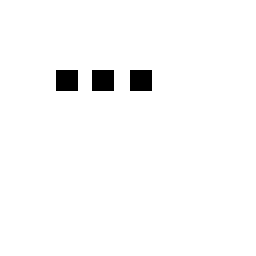
#> input picture model/karetestmalzemesi.png, 256 x 256 px
$ python sobel_golden_model.py
#> lines starting #> are read from the running program, lines starting #| are printed output that depends on the picture; after the words box and inside, x2 and y2 are one past the last pixel; in counts of white or black regions, pixels touching at a corner belong together
"""
FPGA Sobel Edge Detection - Golden Model
========================================
Software reference model for VHDL-based FPGA hardware accelerator.
Implements Sobel edge detection algorithm with hardware-friendly optimizations.

Author: Batuhan Kirtac
"""

import numpy as np
import cv2
import math


def sobel_golden_model(input_image_path, output_true_magnitude_path,
                       output_hardware_friendly_path, original_pixels_path,
                       hardware_pixels_path):
    """
    Apply Sobel edge detection using hardware-simulating approach.

    Args:
        input_image_path: Path to input grayscale image
        output_true_magnitude_path: Path for true magnitude output image
        output_hardware_friendly_path: Path for hardware-friendly output image
        original_pixels_path: Path for original pixels text file
        hardware_pixels_path: Path for hardware pixels text file

    Returns:
        tuple: (true_magnitude_output, hardware_friendly_output)
    """
#> called with input_image_path = 'karetestmalzemesi.png', output_true_magnitude_path = 'true_magnitude_output.jpg', output_hardware_friendly_path = 'hardware_friendly_output.jpg', original_pixels_path = 'original_pixels.txt', hardware_pixels_path = 'hardware_pixels.txt'
    try:
        img = cv2.imread(input_image_path, cv2.IMREAD_GRAYSCALE)
#> img: shape (256, 256); 97.9% white; 3 black regions, box (x1, y1, x2, y2) and area: (56, 70, 78, 91) 462, (92, 70, 114, 91) 462, (130, 70, 152, 91) 462
        if img is None:
            raise FileNotFoundError(f"Input image not found: {input_image_path}")
    except Exception as e:
        raise RuntimeError(f"Error reading input image: {e}")

    height, width = img.shape
#> height = 256; width = 256

    # Sobel kernels for gradient calculation
    gx_kernel = np.array([[-1, 0, 1],
                          [-2, 0, 2],
                          [-1, 0, 1]])

    gy_kernel = np.array([[-1, -2, -1],
                          [ 0,  0,  0],
                          [ 1,  2,  1]])

    true_magnitude_output = np.zeros((height, width), dtype=np.uint8)
    hardware_friendly_output = np.zeros((height, width), dtype=np.uint8)

    try:
        with open(original_pixels_path, 'w') as f:
            for row in range(height):
                for col in range(width):
                    f.write(f"{img[row, col]}\n")
    except Exception as e:
        raise RuntimeError(f"Error writing original pixels file: {e}")

    try:
        with open(hardware_pixels_path, 'w') as f:
            # Process pixels using 3x3 sliding window to simulate hardware line buffers
            for row in range(height):
                for col in range(width):
                    # Skip border pixels where 3x3 kernel cannot be applied
                    if row == 0 or row == height - 1 or col == 0 or col == width - 1:
                        gx = 0
                        gy = 0
                    else:
                        # Manual 3x3 convolution using nested loops
                        gx = 0
                        gy = 0
                        for i in range(-1, 2):  # kernel rows
                            for j in range(-1, 2):  # kernel columns
                                pixel_value = img[row + i, col + j]
                                gx += pixel_value * gx_kernel[i + 1, j + 1]
                                gy += pixel_value * gy_kernel[i + 1, j + 1]

                    # True magnitude calculation (computationally expensive for hardware)
                    true_magnitude = int(math.sqrt(gx**2 + gy**2))
                    true_magnitude = min(255, max(0, true_magnitude))
                    true_magnitude_output[row, col] = true_magnitude

                    # Hardware-friendly magnitude approximation using Manhattan distance
                    hardware_friendly = abs(gx) + abs(gy)
                    hardware_friendly = min(255, max(0, hardware_friendly))
                    hardware_friendly_output[row, col] = hardware_friendly

                    f.write(f"{hardware_friendly}\n")
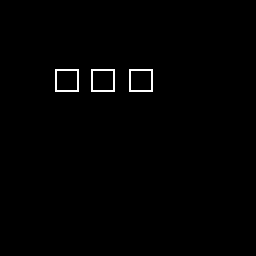
#> hardware_friendly_output: shape (256, 256); 0.79% white in thin lines or dots, all inside (x1, y1, x2, y2) = (55, 69, 153, 92)
    except Exception as e:
        raise RuntimeError(f"Error writing hardware pixels file: {e}")

    try:
        cv2.imwrite(output_true_magnitude_path, true_magnitude_output)
        cv2.imwrite(output_hardware_friendly_path, hardware_friendly_output)
    except Exception as e:
        raise RuntimeError(f"Error saving output images: {e}")

    print(f"True magnitude image saved to: {output_true_magnitude_path}")
    print(f"Hardware-friendly image saved to: {output_hardware_friendly_path}")
    print(f"Original pixels exported to: {original_pixels_path}")
    print(f"Hardware pixels exported to: {hardware_pixels_path}")

    return true_magnitude_output, hardware_friendly_output


if __name__ == "__main__":
    input_image = "karetestmalzemesi.png"
    output_true = "true_magnitude_output.jpg"
    output_hw = "hardware_friendly_output.jpg"
    original_pixels = "original_pixels.txt"
    hardware_pixels = "hardware_pixels.txt"

    try:
        true_mag, hw_friendly = sobel_golden_model(
            input_image, output_true, output_hw, original_pixels, hardware_pixels
        )
        print("Sobel edge detection completed successfully!")
    except Exception as e:
        print(f"Error: {e}")
